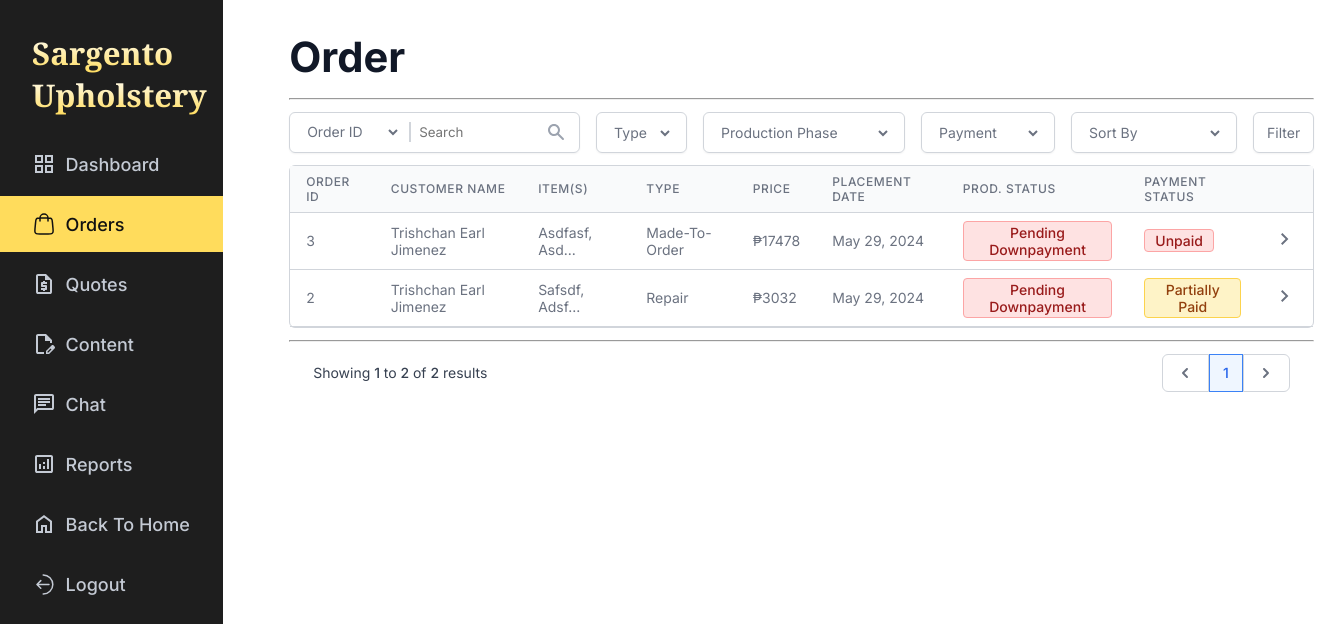
Before: /admin/orders.php (signed in) with the older database file.
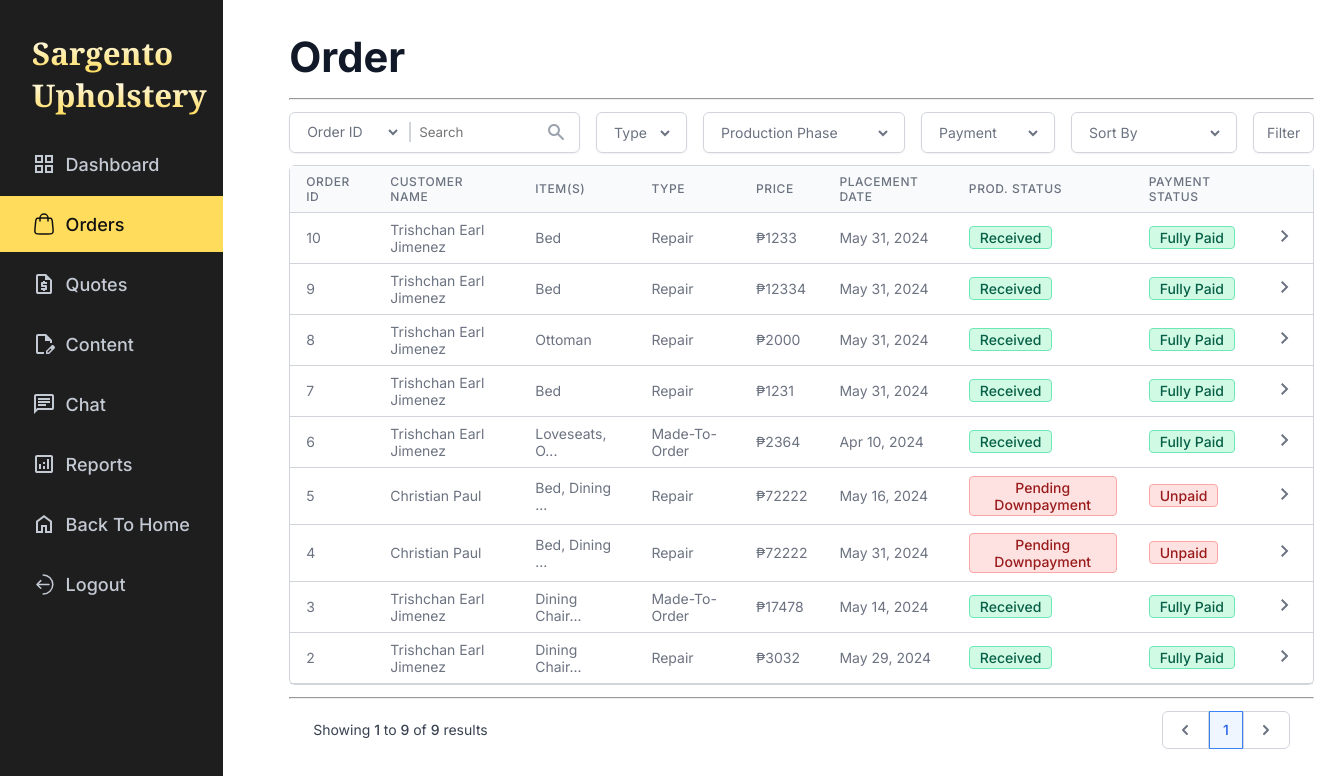
After: the same page with the newer database file.
### tables this page shows
CREATE TABLE `orders` (
  `order_id` int NOT NULL,
  `quote_id` int DEFAULT NULL,
  `order_phase` enum('pending_downpayment','awaiting_furniture','in_production','pending_fullpayment','out_for_delivery','received','cancelled') NOT NULL DEFAULT 'pending_downpayment',
  `payment_phase` enum('unpaid','partially_paid','fully_paid') NOT NULL DEFAULT 'unpaid',
  `cancellation_reason` text,
  `created_at` datetime NOT NULL DEFAULT CURRENT_TIMESTAMP,
  `est_completion_date` date DEFAULT NULL,
  `updated_at` timestamp NOT NULL DEFAULT CURRENT_TIMESTAMP
);

### admin/orders.php (the view, shortened to what the changed rows need)
<?php
    require '../database_connection.php';
    $search_type = $_GET['search-order'] ?? '';
    $search_input = $_GET['search-input'] ?? '';
    $order_sort = $_GET['order-sort'] ?? '';
    $current_page = isset($_GET['page']) ? (int)($_GET['page']) : 1;
    $count_query = "
        SELECT
            COUNT(DISTINCT O.order_id) AS total_records
        FROM
            orders O
        JOIN
            quotes Q USING(quote_id)
        LEFT JOIN
    ";
    if(!empty($search_input) && $search_type === 'item') {
        $count_query .= "items I USING(quote_id)";
    } else {
        $count_query .= "(SELECT MAX(item_id), quote_id FROM items GROUP BY quote_id) AS I USING(quote_id)";
    }
    $count_query .= "
        JOIN
            users U ON Q.customer_id = U.user_id
        WHERE 1";
    $query = "
        SELECT
            O.order_id,
            U.name AS customer_name,
            Q.service_type AS order_type,
            Q.total_price AS price,
            GROUP_CONCAT(CONCAT(UPPER(SUBSTRING(I.furniture, 1, 1)), LOWER(SUBSTRING(I.furniture, 2))) SEPARATOR ', ') AS item,
            O.created_at AS placement_date,
            O.order_phase AS prod_status,
            O.payment_phase AS payment_status
        FROM
            orders O
        JOIN
            quotes Q USING (quote_id)
        LEFT JOIN
            items I USING (quote_id)
        JOIN
            users U ON Q.customer_id = U.user_id
        WHERE 1
    ";
    $query .= " GROUP BY O.order_id";
    $count_result = $conn->query($count_query);
    $total_records = $count_result->fetch(PDO::FETCH_ASSOC)['total_records'] ?? 0;
    if (!($order_sort === 'default' || empty($order_sort))) {
        $query .= " ORDER BY $order_sort DESC";
    } else {
        $query .= " ORDER BY O.updated_at DESC";
    }
    $query .= " LIMIT 10";
    $stmt = $conn->query($query);
    $orders = $stmt->fetchAll(PDO::FETCH_ASSOC);
    $page_count = $total_records < 10 ? 1 : ceil($total_records / 10);
?>
<!DOCTYPE html>
<html lang="en">
<head>
    <link rel="stylesheet" href="../css/global.css">
    <link rel="stylesheet" href="../css/admin/orders.css">
    <link rel="stylesheet" href="../css/report_generated.css">
</head>
<body>
    <div class="wrapper_body">
<?php require 'sidebar.php' ?>
    <div class="orders">
        <div class="order-list">
            <table class="order-table">
                <thead>
                    <tr>
                        <th>Order Id</th>
                        <th>Customer Name</th>
                        <th>ITEM(S)</th>
                        <th>Type</th>
                        <th>Price</th>
                        <th>Placement Date</th>
                        <th>Prod. Status</th>
                        <th>Payment Status</th>
                        <th></th>
                    </tr>
                </thead>
                <tbody>
                    <?php
                        foreach($orders AS $order) {
                            $price = is_null($order['price']) ? "N/A" : "₱{$order['price']}";
                            $date = date('M d, Y', strtotime($order['placement_date']));
                            $prod_status = str_replace("_", "-", $order['prod_status']);
                            $prod_status_text = ucwords(str_replace("-", " ", $prod_status));
                            $payment_status = str_replace("_", "-", $order['payment_status']);
                            $payment_status_text = ucwords(str_replace("_", " ", $order['payment_status']));
                            $type = ($order['order_type'] === "mto") ? "Made-To-Order" : "Repair";
                            $order_status = str_replace("_", "-", $order['prod_status']);
                            $statuses = [
                                "pending-downpayment" => "Pending Downpayment",
                                "awaiting-furniture" => "Awaiting Furniture",
                                "in-production" => "In Production",
                                "pending-fullpayment" => "Pending Fullpayment",
                                "out-for-delivery" => "Out for Delivery",
                                "received" => "Received",
                            ];
                            $prod_status_options = "";
                            $include = false;
                            foreach ($statuses as $status => $status_text) {
                                if($status === "awaiting-furniture" && $type === "Made-To-Order") {
                                    continue;
                                }
                                if ($include) {
                                    $prod_status_options .= "<option value='{$status}'>{$status_text}</option>";
                                }
                                if ($status === $order_status) {
                                    $prod_status_options .= "<option value='{$status}'>{$status_text}</option>";
                                    $include = true;
                                }
                            }
                            $item = ucwords($order['item']);
                            if (strlen($item) > 12) {
                                $item = substr($item, 0, 12) . '...';
                                $item_display = "
                                    <span class='item-display'>
                                        {$order['item']}
                                    </span>
                                ";
                            } else {
                                $item_display = "";
                            }
                            echo "
                            <tr data-id='{$order['order_id']}'>
                                <td>{$order['order_id']}</td>
                                <td>{$order['customer_name']}</td>
                                <td class='item'>
                                    {$item}
                                    {$item_display}
                                </td>
                                <td>{$type}</td>
                                <td>{$price}</td>
                                <td>{$date}</td>
                                <td class='prod-status status'>
                                    <span data-prod-status='{$prod_status}'>{$prod_status_text}</span>
                                    <select name='select-prod-status' id=''>
                                        {$prod_status_options}
                                    </select>
                                </td>
                                <td class='payment-status status'>
                                    <span data-payment='{$payment_status}'>{$payment_status_text}</span>
                                    <select name='select-payment-status' id=''>
                                        <option value='unpaid'>Unpaid</option>
                                        <option value='partially-paid'>Partially Paid</option>
                                        <option value='fully-paid'>Fully Paid</option>
                                    </select>
                                </td>
                                <td class='chevron-right'>
                                    <a href='order_details.php?order-id={$order['order_id']}'>
                                        <svg xmlns='http://www.w3.org/2000/svg' height='24px' viewBox='0 -960 960 960' width='24px' fill='#6B7280'><path d='M504-480 320-664l56-56 240 240-240 240-56-56 184-184Z'/></svg>
                                    </a>
                                </td>
                            </tr>
                            ";
                        }
                    ?>
                </tbody>
            </table>
            <div class="query-records">
                <div class="record-count">
                    Showing
                    <span>
                        <?php
                            if($total_records === 0) echo 0;
                            else echo (($current_page-1) * 10) + 1;
                        ?>
                    </span>
                    to
                    <span>
                    <?php
                        if($current_page * 10 > $total_records) echo $total_records;
                        else echo $current_page * 10;
                    ?>
                    </span> of <span><?= $total_records ?></span> results
                </div>
                <form class="pagination" method="get">
                    <button type="submit" name="page" value="<?php echo $current_page - 1 ?>" class="previous-page page-btn" <?php if($current_page === 1) echo "disabled"?>>
                    </button>
                    <?php
                        for ($i = $current_page, $firstPages = 0; $i <= $page_count; $i++, $firstPages++) {
                            if($firstPages < 3 || $page_count - $i < 3) {
                                $is_active_page = $current_page === $i ? 'active-page' : '';
                                $disabled = $current_page === $i ? 'disabled' : '';
                                echo "
                                    <button type='submit' name='page' value='{$i}' class='page-btn {$is_active_page}' {$disabled}>
                                        {$i}
                                    </button>
                                ";
                            }
                        }
                    ?>
                    <button type="submit" value="<?php echo $current_page + 1 ?>" name="page" class="next-page page-btn" <?php if($current_page === (int)$page_count) echo "disabled"?>>
                    </button>
                </form>
            </div>
        </div>
    </div>
                    </div>
</body>
</html>

Changed rows visible on the page:
added orders: order_id "10", customer_name "Trishchan Earl Jimenez", item "Bed", type "Repair", price "₱1233", created_at "May 31, 2024", order_phase "Received", payment_phase "Fully Paid"
added orders: order_id "9", customer_name "Trishchan Earl Jimenez", item "Bed", type "Repair", price "₱12334", created_at "May 31, 2024", order_phase "Received", payment_phase "Fully Paid"
added orders: order_id "8", customer_name "Trishchan Earl Jimenez", item "Ottoman", type "Repair", price "₱2000", created_at "May 31, 2024", order_phase "Received", payment_phase "Fully Paid"
added orders: order_id "7", customer_name "Trishchan Earl Jimenez", item "Bed", type "Repair", price "₱1231", created_at "May 31, 2024", order_phase "Received", payment_phase "Fully Paid"
added orders: order_id "6", customer_name "Trishchan Earl Jimenez", item "Loveseats, O...", type "Made-To-Order", price "₱2364", created_at "Apr 10, 2024", order_phase "Received", payment_phase "Fully Paid"
added orders: order_id "5", customer_name "Christian Paul", item "Bed, Dining ...", type "Repair", price "₱72222", created_at "May 16, 2024", order_phase "Pending Downpayment", payment_phase "Unpaid"
added orders: order_id "4", customer_name "Christian Paul", item "Bed, Dining ...", type "Repair", price "₱72222", created_at "May 31, 2024", order_phase "Pending Downpayment", payment_phase "Unpaid"
changed orders id 3: item "Asdfasf, Asd..." → "Dining Chair..."; created_at "May 29, 2024" → "May 14, 2024"; order_phase "Pending Downpayment" → "Received"; payment_phase "Unpaid" → "Fully Paid"
changed orders "May 29, 2024": item "Safsdf, Adsf..." → "Dining Chair..."; order_phase "Pending Downpayment" → "Received"; payment_phase "Partially Paid" → "Fully Paid"
Other visible differences:
$total_records: "2" → "9"
